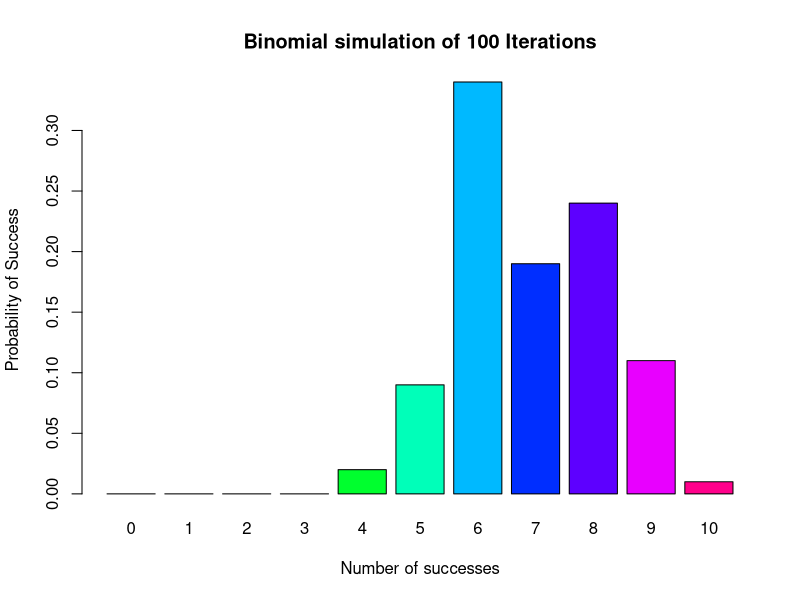
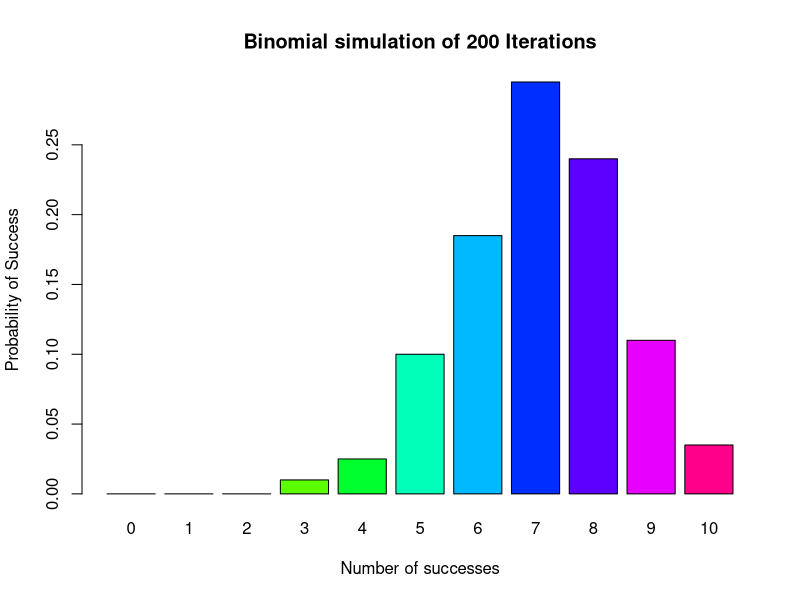
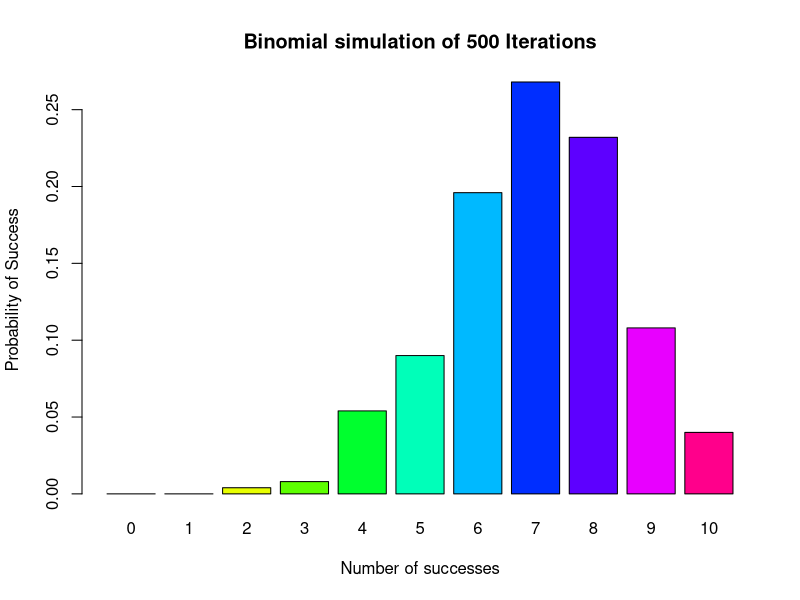
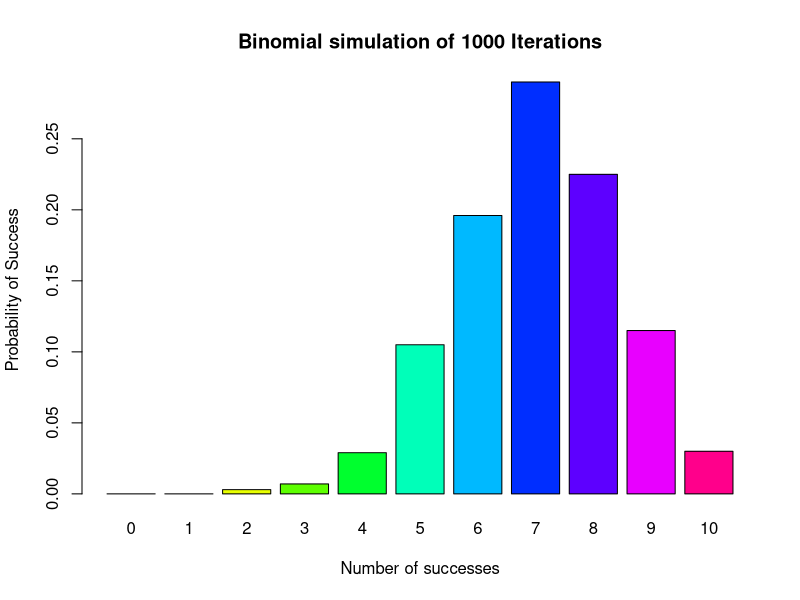
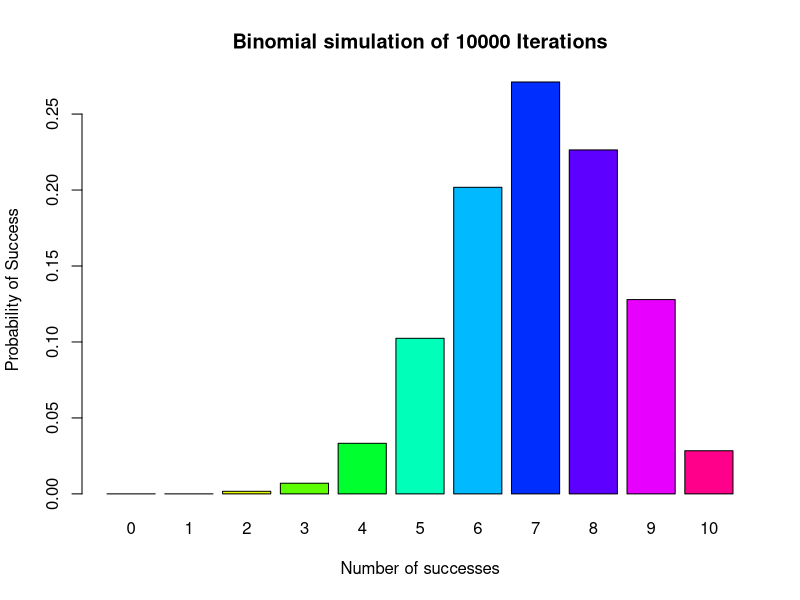
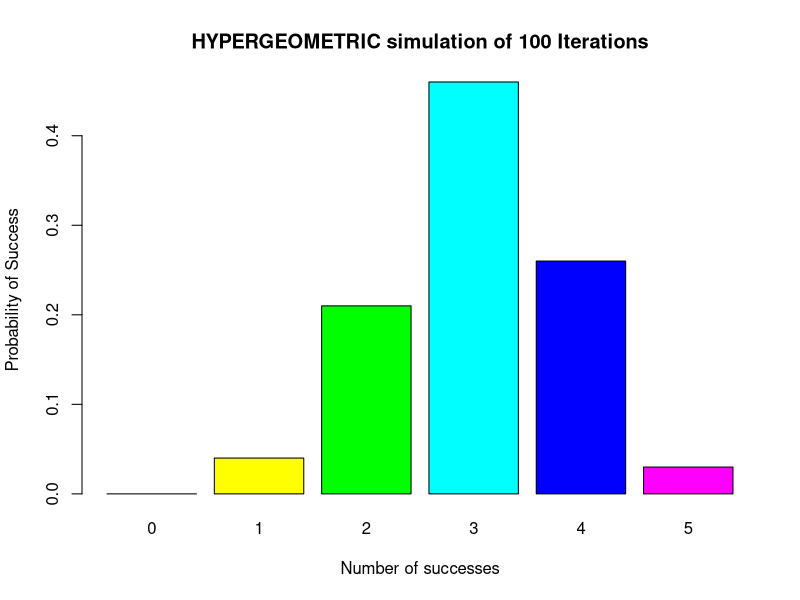
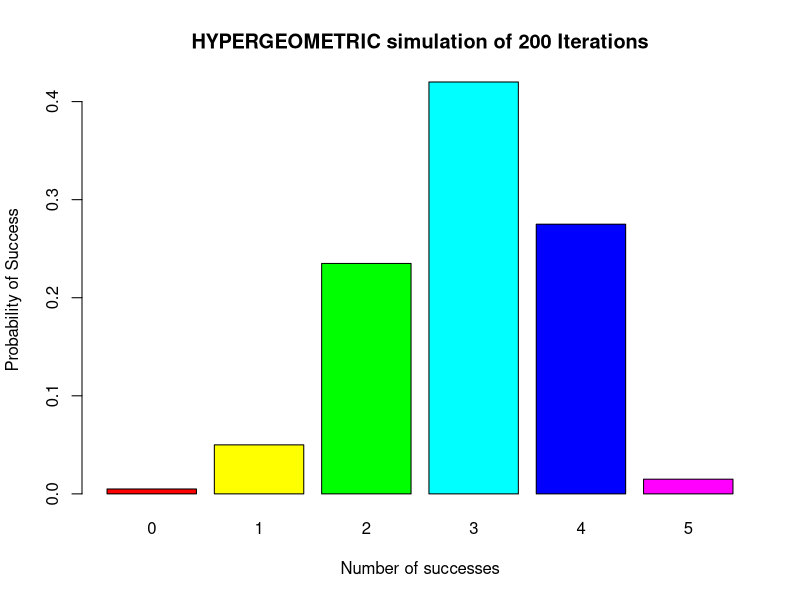
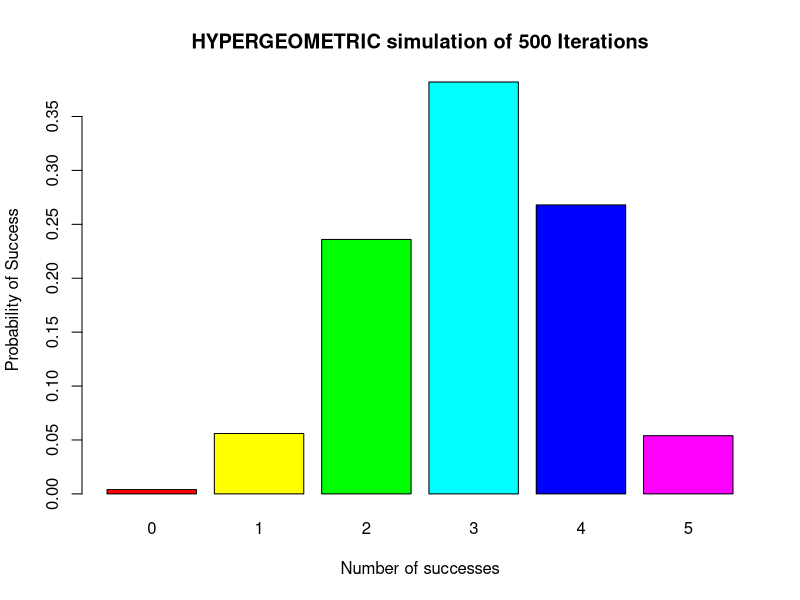

Source code (R) for these figures, in order:
#Task1

#Get working directory
getwd()


#Task2

#Show probability
mybin = function(iter = 100, n = 10, p = 0.7){ 
  #make a matrix to hold the samples
  #initially filled with NA's
  sam.mat = matrix(NA, nr = n, nc = iter, byrow = TRUE)
  #Make a vector to hold the number of successes in each trial
  succ = c()
  for( i in 1:iter){
    #Fill each column with a new sample
    sam.mat[, i] = sample(c(1, 0), n, replace = TRUE, prob = c(p, 1-p))
    #Calculate a statistic from the sample (this case it is the sum)
    succ[i] = sum(sam.mat[, i])
  }
  #Make a table of successes
  succ.tab = table(factor(succ, levels = 0:n))
  #Make a barplot of the proportions
  barplot(succ.tab / (iter), col = rainbow(n+1), 
          main = sprintf("Binomial simulation of %d Iterations", iter), 
          xlab = "Number of successes", ylab = "Probability of Success")
  succ.tab / iter
}
mybin(iter = 100,   n = 10, p = 0.7)
mybin(iter = 200,   n = 10, p = 0.7)
mybin(iter = 500,   n = 10, p = 0.7)
mybin(iter = 1000,  n = 10, p = 0.7)
mybin(iter = 10000, n = 10, p = 0.7)

#Check binomial plots for accuracy
?dbinom
dbinom(x = 0:10, size = 10, prob = 0.7)

#Task3

#Use sample to create a 12:8 marble scenario
sample(rep(c(1,0),c(8,12)),5,replace=FALSE)
sample(rep(c(1,0),c(8,12)),5,replace=TRUE)

#Hypergeometric function
myhyper=function(iter=100,N=20,r=12,n=5){
  # make a matrix to hold the samples
  #initially filled with NA's
  sam.mat=matrix(NA,nr=n,nc=iter, byrow=TRUE)
  #Make a vector to hold the number of successes over the trials
  succ=c()
  for( i in 1:iter){
    #Fill each column with a new sample
    sam.mat[,i]=sample(rep(c(1,0),c(r,N-r)),n,replace=FALSE)
    #Calculate a statistic from the sample (this case it is the sum)
    succ[i]=sum(sam.mat[,i])
  }
  #Make a table of successes
  succ.tab=table(factor(succ,levels=0:n))
  #Make a barplot of the proportions
  barplot(succ.tab/(iter), col=rainbow(n+1), 
          main=sprintf("HYPERGEOMETRIC simulation of %d Iterations", iter), 
          xlab="Number of successes", ylab = "Probability of Success")
  succ.tab/iter
}
myhyper(iter=100,n=5, N=20,r=12)
myhyper(iter=200,n=5, N=20,r=12)
myhyper(iter=500,n=5, N=20,r=12)
myhyper(iter=1000,n=5, N=20,r=12)
myhyper(iter=10000,n=5, N=20,r=12)

#Check the HyperGeom Plots
?dhyper
dhyper(x=0:5, m=12, n=8, k=5)


#Task 4

#Show 30 iterations of plots with 1 sec time lag
mysample=function(n, iter=10,time=0.5){
  for( i in 1:iter){
    #make a sample
    s=sample(1:10,n,replace=TRUE)
    # turn the sample into a factor
    sf=factor(s,levels=1:10)
    #make a barplot
    barplot(table(sf)/n,beside=TRUE,col=rainbow(10), 
            main=paste("Example sample()", " iteration ", i, " n= ", n,sep="") ,
            ylim=c(0,0.2)
    )
    
    #release the table
    Sys.sleep(time)
  }
}
mysample(n=1000, iter=30, time=1)

#Task5
#8 choose 4
choose(8,4)

#Poisson function
ppois(4, lambda=2)

#neg binom function
dnbinom(10,3,0.4)

#sum of vectors 0:8 of binom function
sum(dbinom(0:8,15,0.4))



#Task6
#Negative Binomial Function without any generic function calls
mynbin=function(y,r,p){
  num=1
  denum1=1
  denum2=1
  pr = 1
  tail = 1
  for(i in 1:(y-1)){
    num = num * i
  }
  for(i in 1:(r-1)){
    denum1 = denum1 * i
  }
  for(i in 1:((y-1)-(r-1))){
    denum2 = denum2 * i
  }
  for(i in 1:r){
    pr = pr * p
  }
  for(i in 1:(y-r)){
    tail = tail * (1-p)
  }
  num/denum1/denum2*pr*tail
}
mynbin(10,3,0.4)

